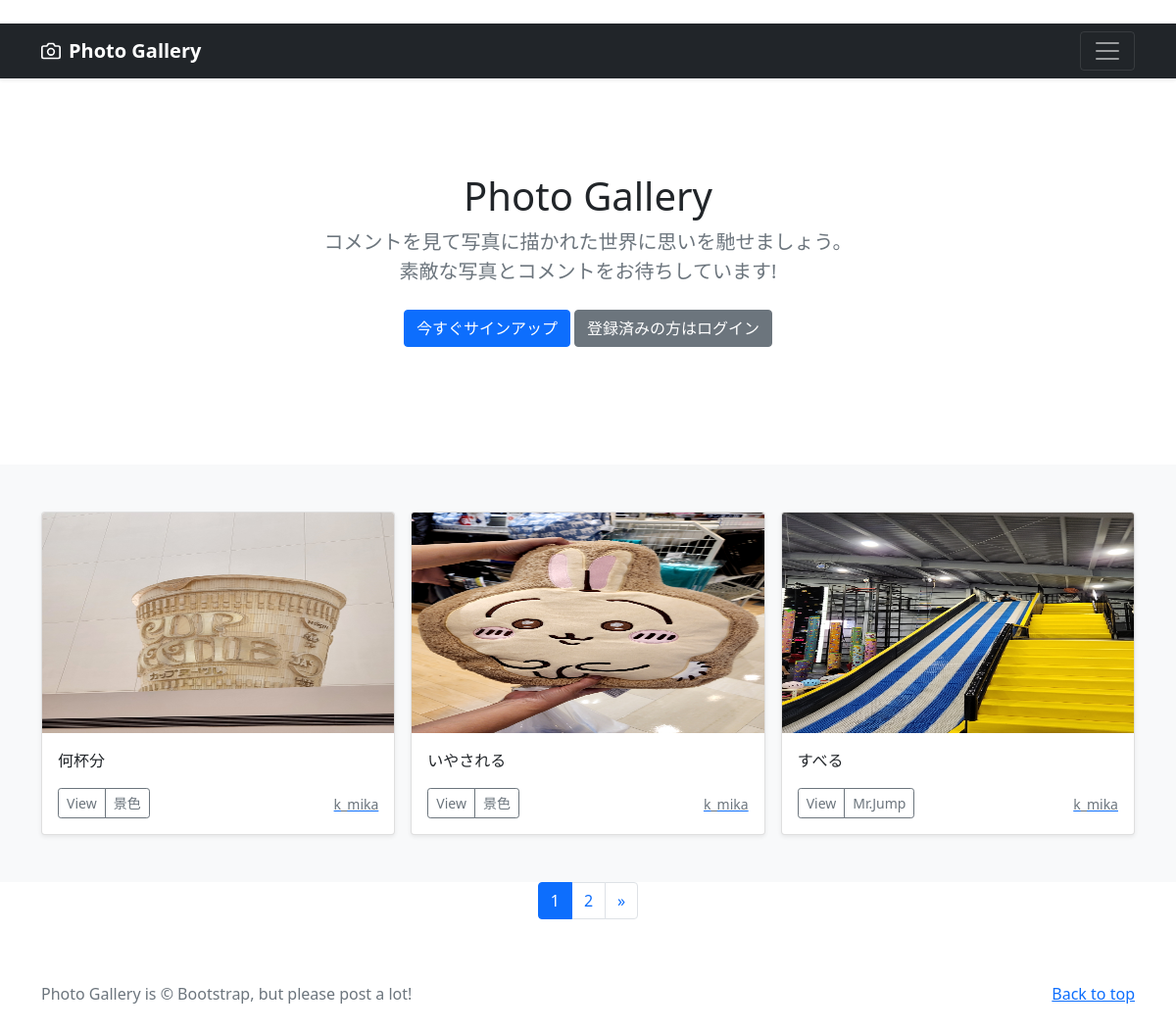
The page / on the database its author committed.
### photo/models.py (models this page shows, shortened)
class PhotoPost(models.Model):
    user = models.ForeignKey(
        CustomUser,
        verbose_name='ユーザー',
        on_delete=models.CASCADE
        )
    category = models.ForeignKey(
        Category,
        verbose_name='カテゴリ',
        on_delete=models.PROTECT
        )
    title = models.CharField(
        verbose_name='タイトル', # フィールドのタイトル
        max_length=200        # 最大文字数は200
        )
    comment = models.TextField(
        verbose_name='コメント',  # フィールドのタイトル
        )
    image1 = models.ImageField(
        verbose_name='イメージ1',# フィールドのタイトル
        upload_to = 'photos'   # MEDIA_ROOT以下のphotosにファイルを保存
        )
    image2 = models.ImageField(
        verbose_name='イメージ2',# フィールドのタイトル
        upload_to = 'photos',  # MEDIA_ROOT以下のphotosにファイルを保存
        blank=True,            # フィールド値の設定は必須でない
        null=True              # データベースにnullが保存されることを許容
        )
    posted_at = models.DateTimeField(
        verbose_name='投稿日時', # フィールドのタイトル
        auto_now_add=True       # 日時を自動追加
        )

class Category(models.Model):
    title = models.CharField(
        verbose_name='カテゴリ', # フィールドのタイトル
        max_length=20)

### accounts/models.py (models this page shows)
class CustomUser(AbstractUser):
    pass

### photo/views.py (the view)
# urls.py: path('', views.IndexView.as_view(), name='index'),
class IndexView(ListView):
    template_name ='index.html'
    queryset = PhotoPost.objects.order_by('-posted_at')
    paginate_by = 3

### photo/templates/index.html (shortened to what this page needs)
{% extends 'base.html' %}
      {% block contents %}
      {% include "photos_title.html" %}
      {% include "photos_list.html" %}
      {% include "pagination.html" %}
      {% endblock %}

### photo/templates/photos_list.html (shortened to what this page needs)
<div class="album py-5 bg-light">
  <div class="container">
    <div class="row row-cols-1 row-cols-sm-2 row-cols-md-3 g-3">
      {% for record in object_list %}
      <div class="col">
        <div class="card shadow-sm">
          <img src="{{ record.image1.url }}"
               class="bd-placeholder-img card-img-top"
               width="100%" height="225"
               xmlns="http://www.w3.org/2000/svg"
               role="img" aria-label="Placeholder: Thumbnail"
               preserveAspectRatio="xMidYMid slice"
               focusable="false">
               <rect width="100%" height="100%" fill="#55595c"/>
          <div class="card-body">
            <p class="card-text">
              {{record.title}}
            </p>
            <div class="d-flex justify-content-between align-items-center">
              <div class="btn-group">
                <button type="button"
                        class="btn btn-sm btn-outline-secondary"
onclick="location.href='{% url 'photo:photo_detail' record.pk %}'">
                        View</button>
                <button type="button"
                        class="btn btn-sm btn-outline-secondary"
onclick="location.href='{% url 'photo:photos_cat' category=record.category.id %}'">
                        {{record.category.title}}</button>
              </div>
              <a href="{% url 'photo:user_list' user=record.user.id %}">
                <small class="text-muted">
                  {{record.user.username}}</small>
              </a>
            </div>
          </div>
        </div>
      </div>
      {% endfor %}
    </div>
  </div>
</div>

### photo/templates/base.html (style rules this page uses)
.bd-placeholder-img { font-size: 1.125rem; text-anchor: middle; -webkit-user-select: none; -moz-user-select: none; user-select: none; }

### rows shown on the page
PhotoPost: image1 (picture), title "何杯分", category "景色", user.username "k_mika"
PhotoPost: image1 (picture), title "いやされる", category "景色", user.username "k_mika"
PhotoPost: image1 (picture), title "すべる", category "Mr.Jump", user.username "k_mika"

### other values the page prints
{{ num }} "1"
{{ num }} "2"
